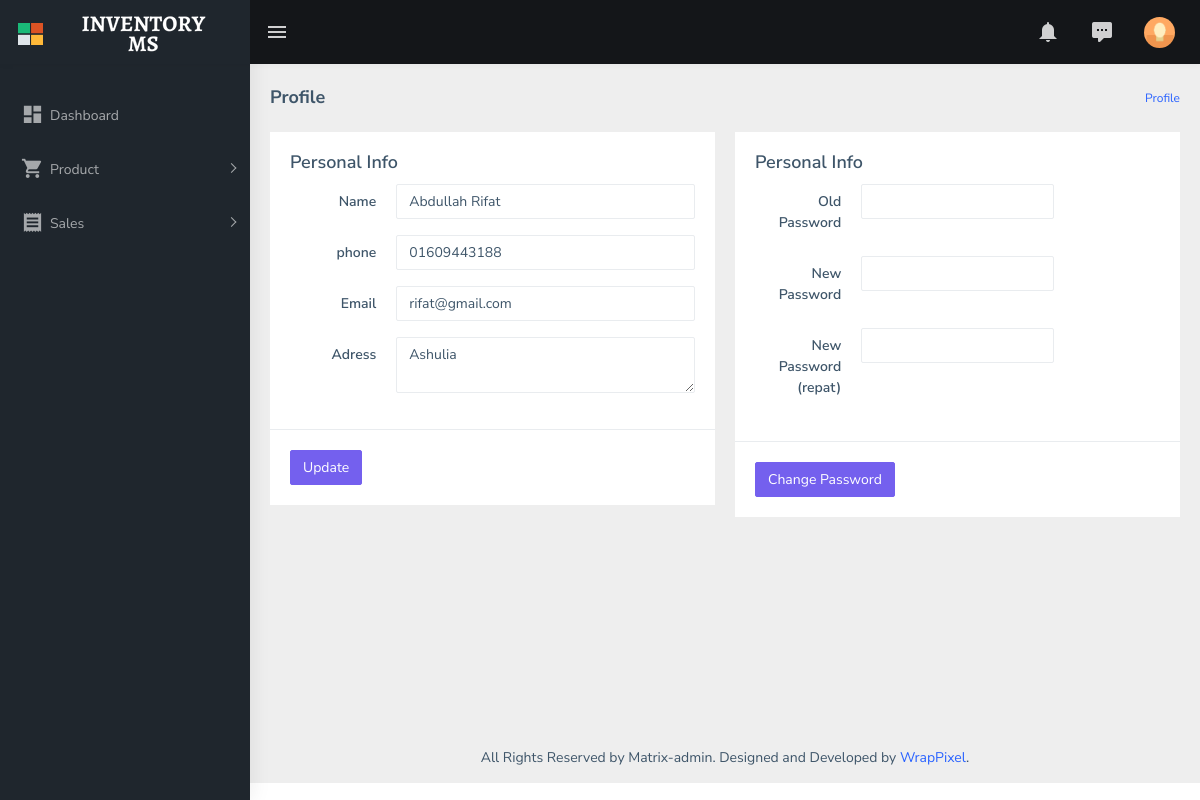
/profile/ (signed in), run on the app's committed database.
### store/models.py (models this page shows, shortened)
class Admin(models.Model):
    user = models.OneToOneField(User, on_delete=models.CASCADE)
    name = models.CharField(max_length=120, unique=True)
    address = models.CharField(max_length=220)
    phone = models.CharField(max_length=11)
    created_date = models.DateField(auto_now_add=True)

class User(AbstractUser):
    @property
    def is_admin(self):
        if hasattr(self, 'admin'):
            return True
        return False

### store/views.py (the view, shortened to what this page needs)
# urls.py: path('profile/', views.Profile, name="profile"),
@login_required
def Profile(request):
    if request.user.is_admin:
        user_data = {
            'name' : request.user.admin.name,
            'address' : request.user.admin.address,
            'phone' : request.user.admin.phone,
            'email' : request.user.email,
        }
    context = {
        'user':user_data
    }
    return render(request, 'profile.html', context)

### store/templates/profile.html (shortened to what this page needs)
{% extends './asset/base.html' %} {% load static %} {% block breadcrumb %}
<div class="page-breadcrumb">
    <div class="row">
        <div class="col-12 d-flex no-block align-items-center">
            <h4 class="page-title">Profile</h4>
            <div class="ms-auto text-end">
                <nav aria-label="breadcrumb">
                    <ol class="breadcrumb">
                        <li class="breadcrumb-item active"><a href="{% url 'store:profile' %}">Profile</a></li>
                    </ol>
                </nav>
            </div>
        </div>
    </div>
</div>
{% endblock breadcrumb %} {% block content %}
<div class="container-fluid">
    <div class="row">
        <div class="col-md-6">
            <div class="card">
                <form class="form-horizontal" method="POST" action="{% url 'store:profile' %}">
                    <div class="card-body">
                        <h4 class="card-title">Personal Info</h4>
                        <div class="form-group row">
                            <label for="fname" class="col-sm-3 text-end control-label col-form-label">Name</label>
                            <div class="col-sm-9">
                                <input type="text" name="name" class="form-control" id="fname" value="{{user.name}}" />
                            </div>
                        </div>
                        <div class="form-group row">
                            <label for="email1" class="col-sm-3 text-end control-label col-form-label">phone</label
                  >
                  <div class="col-sm-9">
                    <input
                      type="text" name="phone"
                      class="form-control"
                      id="email1"
                      value="{{user.phone}}"
                    />
                  </div>
                </div>
                <div class="form-group row">
                  <label
                    for="cono1"
                    class="col-sm-3 text-end control-label col-form-label"
                    >Email</label
                  >
                  <div class="col-sm-9">
                    <input
                      type="text" name="email"
                      class="form-control"
                      id="cono1"
                      value="{{user.email}}"
                    />
                  </div>
                </div>
                <div class="form-group row">
                  <label
                    for="cono1"
                    class="col-sm-3 text-end control-label col-form-label"
                    >Adress</label
                  >
                  <div class="col-sm-9">
                    <textarea class="form-control" name="address">{{user.address}}</textarea>
                  </div>
                </div>
              </div>
              <div class="border-top">
                <div class="card-body">
                  <button type="submit" class="btn btn-primary">
                    Update
                  </button>
                </div>
              </div>
            </form>
          </div>
        </div>
        <div class="col-md-6">
            <div class="card">
                <form class="form-horizontal" method="POST" action="{% url 'store:change_password' %}">
                    <div class="card-body">
                        <h4 class="card-title">Personal Info</h4>
                <div class="form-group row">
                  <label
                    for="cono1"
                    class="col-sm-3 text-end control-label col-form-label"
                    >Old Password</label
                  >
                  <div class="col-sm-6">
                    <input
                      type="password" name="old_password"
                      class="form-control"
                    />
                  </div>
                </div>
                <div class="form-group row">
                    <label
                      for="cono1"
                      class="col-sm-3 text-end control-label col-form-label"
                      >New Password</label
                    >
                    <div class="col-sm-6">
                      <input
                        type="password" name="new_password1"
                        class="form-control"
                        id="cono1"
                      />
                    </div>
                  </div>
                  <div class="form-group row">
                    <label
                      for="cono1"
                      class="col-sm-3 text-end control-label col-form-label"
                      >New Password (repat)</label
                    >
                    <div class="col-sm-6">
                      <input
                        type="password" name="new_password2"
                        class="form-control"
                        id="cono1"
                      />
                    </div>
                  </div>
              </div>
              <div class="border-top">
                <div class="card-body">
                  <button type="submit" class="btn btn-primary">
                    Change Password
                  </button>
                </div>
              </div>
            </form>
          </div>
        </div>
      </div>
</div>
{% endblock %}

### data on the page
Admin: name "Abdullah Rifat", phone "01609443188", address "Ashulia"
User: email "rifat@gmail.com"
